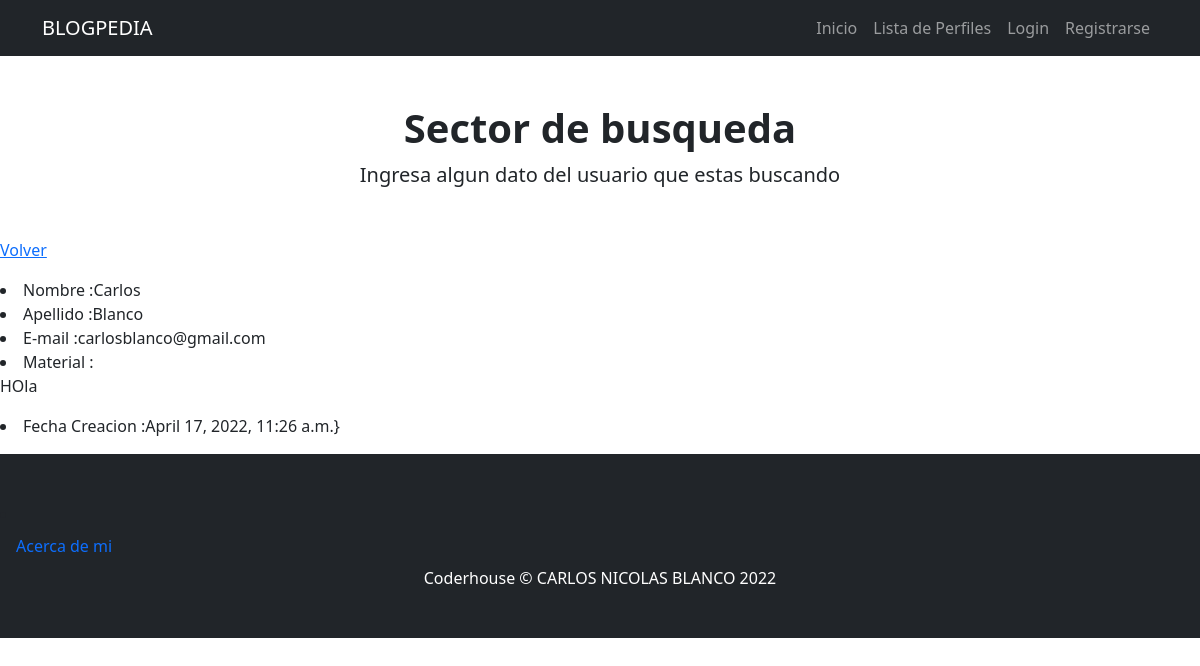
/usuarios/usuario/detalle/18, run on the app's committed database.
### usuarios/models.py (models this page shows, shortened)
class usuario(models.Model):
    nombre = models.CharField(max_length=30)
    apellido = models.CharField(max_length=30)
    mail = models.EmailField()
    material = RichTextField(blank= True, null=True)
    fecha_creacion = models.DateTimeField(default=timezone.now)

### usuarios/views.py (the view)
# urls.py: path('usuario/detalle/<int:pk>',views.DetalleUsuario.as_view(),name='detalle_usuario'),
class DetalleUsuario(DetailView):
    model = usuario
    template_name = "usuarios/detalle_usuario.html"

### usuarios/templates/usuarios/detalle_usuario.html (shortened to what this page needs)
{% extends 'index/index.html' %}
{% block header_block %}
     <h1 class="fw-bolder">Sector de busqueda</h1>
     <p class="lead mb-0">Ingresa algun dato del usuario que estas buscando</p>
{% endblock header_block %}
{% block body_block %}
    <p>
        <a href={% url 'usuarios' %}>Volver</a>
    </p>
        <li>Nombre :{{object.nombre}}</li>
        <li>Apellido :{{object.apellido}}</li>
        <li>E-mail :{{object.mail}}</li>
        <li>Material :{{object.material | safe }}</li>
        <li>Fecha Creacion :{{object.fecha_creacion}}}</li>
{% endblock body_block %}

### data on the page
usuario: nombre "Carlos", apellido "Blanco", mail "carlosblanco@gmail.com", material "HOla", fecha_creacion "April 17, 2022, 11:26 a.m."
